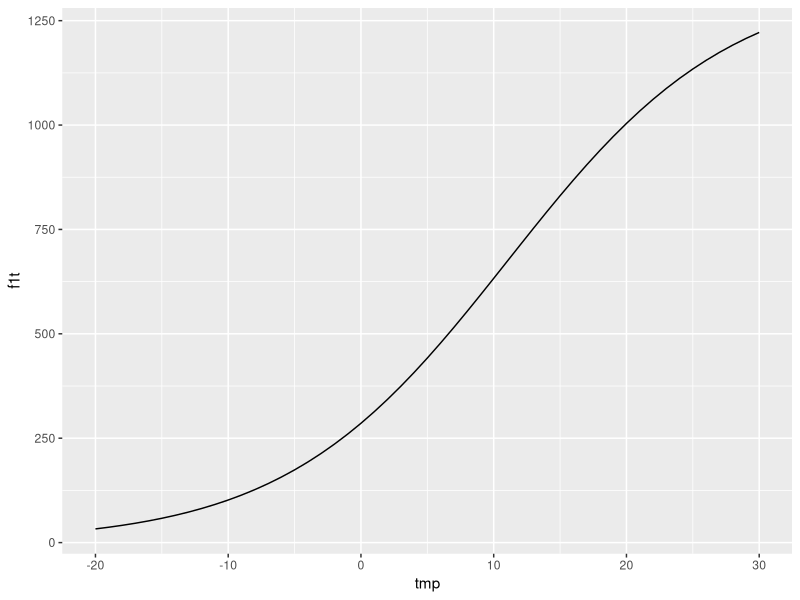
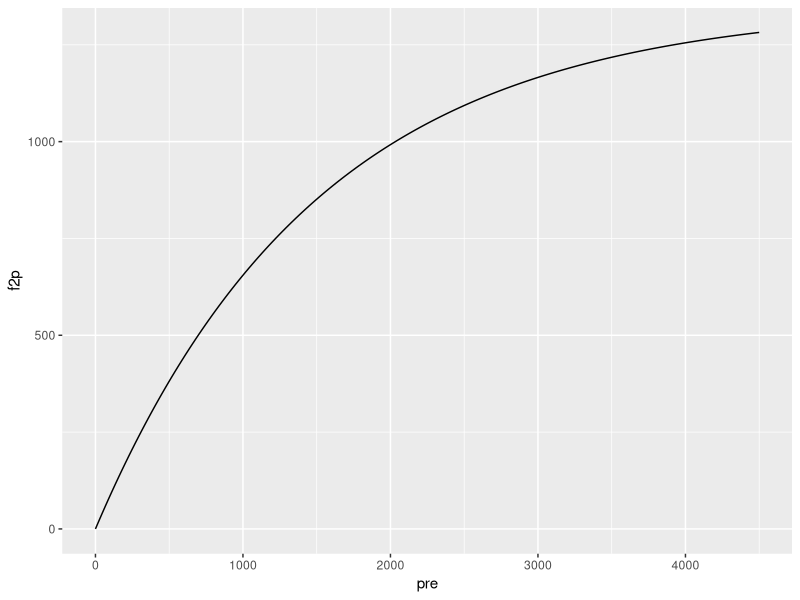
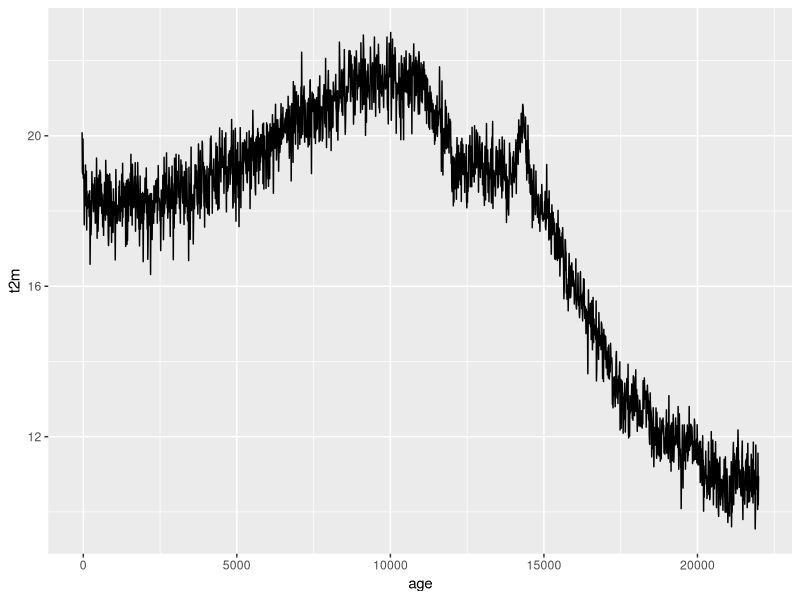
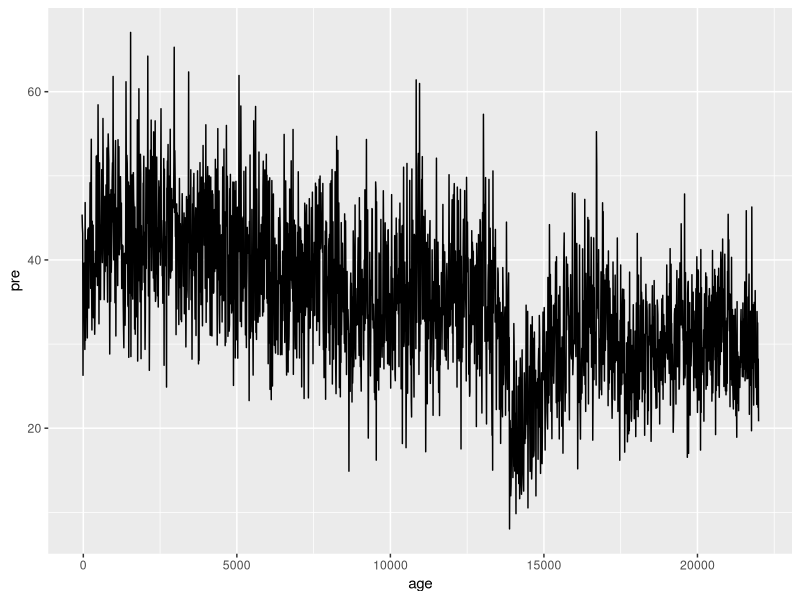
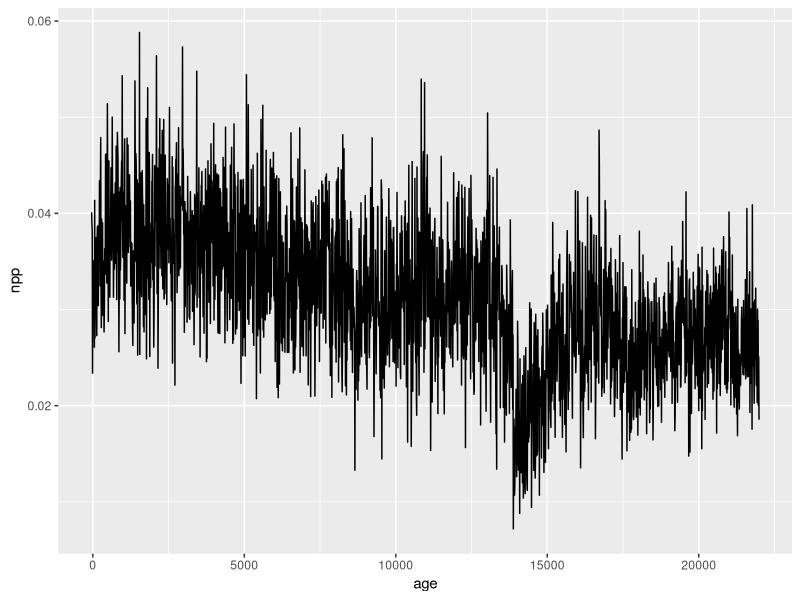

These charts were generated, in order, by the following R code: (Note: this script raises an error after producing the figures.)
library(ggplot2)
library(dplyr)

clim.df <- read.csv("./data/clim.df.csv")
clim.df <- clim.df %>% 
  mutate(t2m = t2m,
         pre = pre)

k1 = 3000
k2 = 1.315
k3 = 0.119
k4 = 3000
k5 = 0.000664
tmp <- seq(-20,30)

## 0.45 is the carbon:dry matter ratio (King et al 1997)
f1t = 0.45 * (k1 / (1 + exp(k2 - k3 * tmp)))
plot.df = data.frame(tmp = tmp, f1t = f1t)
ggplot(plot.df, aes(x = tmp, y = f1t)) +
  geom_line()
pre <- seq(0,4500, length.out = 200)
f2p = 0.45 * k4 * (1 - exp(-(4000 * k5 * pre)))
f2p = 0.45 * k4 * (1 - exp(-k5 * pre))
plot.df = data.frame(pre = pre, f2p = f2p)
ggplot(plot.df, aes(x = pre, y = f2p)) +
  geom_line()




miami <- function(tmp, pre, 
                  k1 = 3000, k2 = 1.315, k3 = 0.119, 
                  k4 = 3000, k5 = 0.0006644) {
  
  f1t = 0.45 * (k1 / (1 + exp(k2 - k3 * tmp)))
  f2p = 0.45 * k4 * (1 - exp(-k5 * pre))
  # f2p = 0.45 * k4 * (1 - exp(-4000 * k5 * pre))
  # 
  npp = (1 / 1000) * apply(cbind(f1t, f2p), 1, min) 
  return(npp)
}

clim.df$npp <- miami(clim.df$t2m, clim.df$pre)
ggplot(clim.df, aes(x = age, y = t2m)) +
  geom_line()
ggplot(clim.df, aes(x = age, y = pre)) +
  geom_line()
ggplot(clim.df, aes(x = age, y = npp)) +
  geom_line()

write.csv(clim.df, "data/clim.df.csv", row.names = FALSE)
